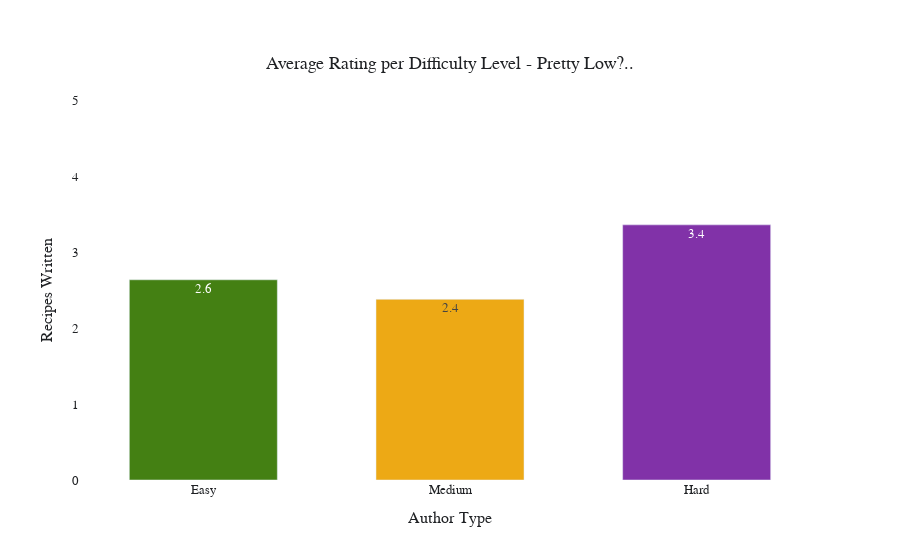

Notebook cell for this chart:
### Code cell
colors_level = ['rgb(68, 128, 19)', 'rgb(237, 169, 21)', 'rgb(129, 50, 168)']

fig = go.Figure(data = [go.Bar(
    y=levels['ave_rating'],
    x=levels['difficulty'],
    width = [0.6]*len(df1['recipes']),
    text = round(levels['ave_rating'],1),
    textposition = 'auto',
    marker_color = colors_level)])

fig.update_yaxes(range=[0,5])

fig.update_layout(
    xaxis_title = 'Author Type',
    yaxis_title = 'Recipes Written',
    title={
        'text': "Average Rating per Difficulty Level - Pretty Low?..",
        'y':0.9,
        'x':0.5,
        'xanchor': 'center',
        'yanchor': 'top'},
    font = {'family': 'Arial',
           'size': 13,
           'color': 'rgb(31,33,36)'},
    plot_bgcolor = 'rgba(0,0,0,0)',
    paper_bgcolor = 'rgba(0,0,0,0)',
    bargap = 0.05
)

fig.show()

### Figure 1 — Plotly figure (JSON) as saved in the notebook; plotly's stock layout.template omitted (floating-point values rounded to 4 significant figures)
{"data": [{"marker": {"color": ["rgb(68, 128, 19)", "rgb(237, 169, 21)", "rgb(129, 50, 168)"]}, "text": [2.6, 2.4, 3.4], "textposition": "auto", "type": "bar", "width": [0.6, 0.6, 0.6, 0.6], "x": ["Easy", "Medium", "Hard"], "y": [2.634, 2.377, 3.357]}], "layout": {"bargap": 0.05, "font": {"color": "rgb(31,33,36)", "family": "Arial", "size": 13}, "paper_bgcolor": "rgba(0,0,0,0)", "plot_bgcolor": "rgba(0,0,0,0)", "title": {"text": "Average Rating per Difficulty Level - Pretty Low?..", "x": 0.5, "xanchor": "center", "y": 0.9, "yanchor": "top"}, "xaxis": {"title": {"text": "Author Type"}}, "yaxis": {"range": [0, 5], "title": {"text": "Recipes Written"}}}}
